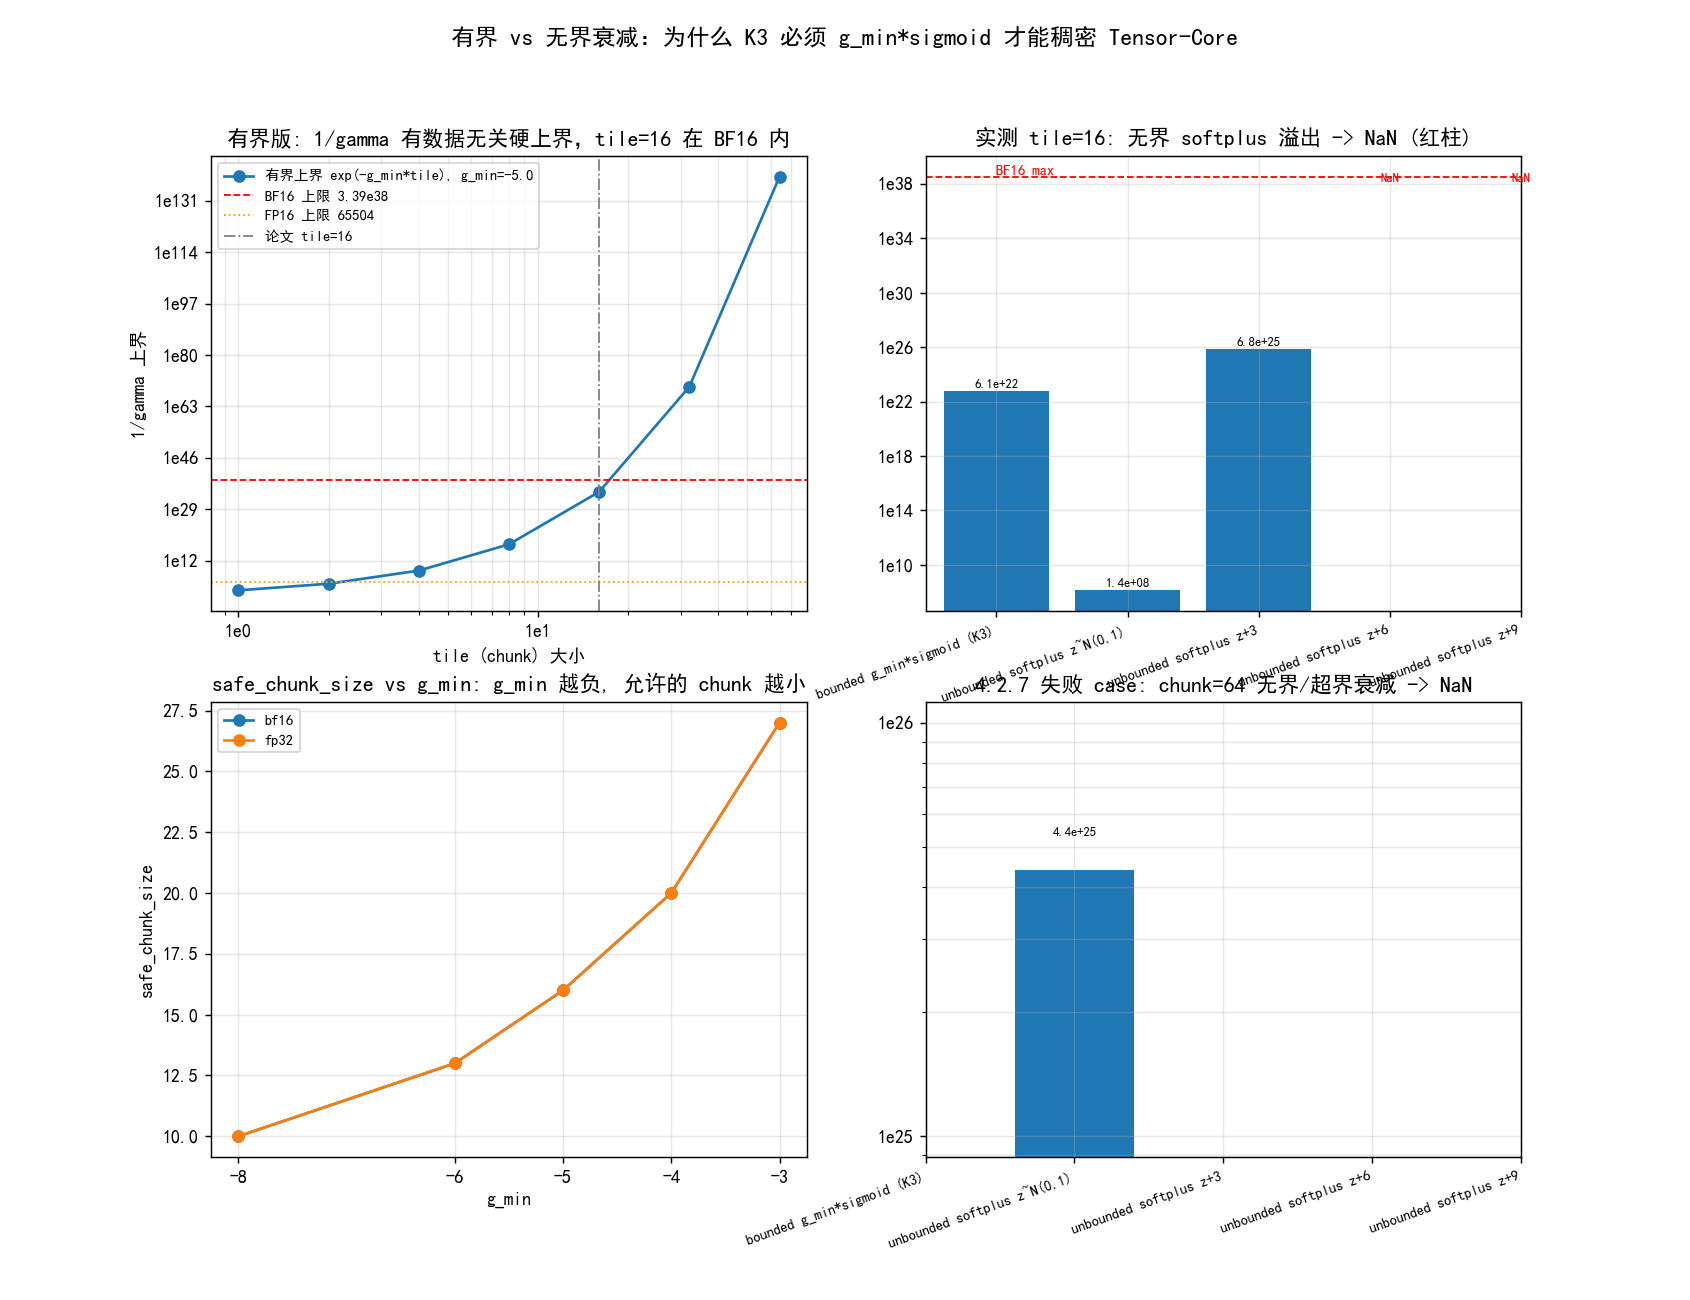

Write Python code to recreate this figure.
# -*- coding: utf-8 -*-
"""有界 vs 无界衰减的数值稳定性图 —— 回答 Q4/Q5/Q6（对应 KDA 文档 §4.2.7 / §4.2.5 / §4.2.4）。

核心问题：Kimi Linear 用无界 softplus g = -exp(A)*softplus(z)，累积衰减乘积下溢、
其倒数（K/Gamma 的重缩放）上溢，迫使对角 tile 走显式 position-pair 路径；
K3 改用有界 g = g_min*sigmoid(exp(A)z)，把 log-decay 锁在 (g_min, 0)，从而
每个因果 tile（含对角）都能用稠密 Tensor-Core matmul 计算。

本脚本用真实 kda_chunkwise 跑四种门控，在同一张图里展示：
  1. 1/gamma 上界 vs dtype 上限（对数坐标）：有界版是"数据无关"的硬上界 exp(-g_min*tile)，
     无界版随 z 无限制增长。
  2. 实测：tile=16（论文 tile）下，无界 softplus 在 z 偏移大时 1/gamma -> inf、输出 NaN；
     有界 g_min=-5 永远安全。
  3. safe_chunk_size vs g_min：g_min 越负，允许的 chunk 越小。
  4. 4.2.7 的失败 case：unbounded, chunk=64 -> NaN。
"""

from __future__ import annotations

import math
import os
import sys

HERE = os.path.dirname(os.path.abspath(__file__))
sys.path.insert(0, "src")
sys.path.insert(0, HERE)

import torch

# 必须在 pyplot 真正绘图前配置中文字体，否则中文渲染成方框。
from plot_utils import setup_cjk_font

from matplotlib import pyplot as plt
from matplotlib.ticker import FuncFormatter

from models.llm.kimi_k3.modules.kda_ref import kda_chunkwise, safe_chunk_size, max_reciprocal_decay


def run_cases(b=1, h=2, t=64, dk=16, dv=16, *, chunk=16, seed=0):
    """用真实 kda_chunkwise 跑有界/无界各档门控，返回 (名称, g.min, 1/gamma max, out finite)。"""
    torch.manual_seed(seed)
    q = torch.nn.functional.normalize(torch.randn(b, h, t, dk), dim=-1)
    k = torch.nn.functional.normalize(torch.randn(b, h, t, dk), dim=-1)
    v = torch.randn(b, h, t, dv)
    beta = torch.sigmoid(torch.randn(b, h, t))
    z = torch.randn(b, h, t, dk)

    results = []
    for name, g in [
        ("bounded g_min*sigmoid (K3)", -5.0 * torch.sigmoid(z)),
        ("unbounded softplus z~N(0,1)", -torch.nn.functional.softplus(z)),
        ("unbounded softplus z+3", -torch.nn.functional.softplus(z + 3.0)),
        ("unbounded softplus z+6", -torch.nn.functional.softplus(z + 6.0)),
        ("unbounded softplus z+9", -torch.nn.functional.softplus(z + 9.0)),
    ]:
        o, _ = kda_chunkwise(q, k, v, g, beta, chunk_size=chunk, dtype=torch.float32)
        gc = g.view(b, h, t // chunk, chunk, dk)
        inv = (-gc.cumsum(3)).exp()
        results.append((name, g.min().item(), inv.max().item(), bool(torch.isfinite(o).all()), int(torch.isnan(o).sum())))
    return results


def main():
    torch.set_num_threads(2)
    font = setup_cjk_font()
    print("cjk font:", font)

    log_fmt = FuncFormatter(lambda y, _p: "1e%d" % round(math.log10(y)) if y > 0 else "0")

    fig, ax = plt.subplots(2, 2, figsize=(13, 10))

    # ---- 左上：1/gamma 上界 vs dtype 上限（数据无关的硬上界）----
    g_min = -5.0
    tiles = [1, 2, 4, 8, 16, 32, 64]
    bf16_max = 3.3895e38
    ax[0, 0].loglog(tiles, [max_reciprocal_decay(g_min, t) for t in tiles], marker="o", label=f"有界上界 exp(-g_min*tile), g_min={g_min}")
    ax[0, 0].axhline(bf16_max, ls="--", color="red", lw=1, label="BF16 上限 3.39e38")
    ax[0, 0].axhline(65504, ls=":", color="orange", lw=1, label="FP16 上限 65504")
    ax[0, 0].axvline(16, ls="-.", color="gray", lw=1, label="论文 tile=16")
    ax[0, 0].set_xlabel("tile (chunk) 大小")
    ax[0, 0].set_ylabel("1/gamma 上界")
    ax[0, 0].xaxis.set_major_formatter(log_fmt)
    ax[0, 0].yaxis.set_major_formatter(log_fmt)
    ax[0, 0].set_title("有界版: 1/gamma 有数据无关硬上界，tile=16 在 BF16 内")
    ax[0, 0].legend(fontsize=8)
    ax[0, 0].grid(alpha=0.3, which="both")

    # ---- 右上：实测 1/gamma max（tile=16），无界版溢出 ----
    results = run_cases(chunk=16)
    names = [r[0] for r in results]
    inv_max = [r[2] for r in results]
    finite = [r[3] for r in results]
    xpos = range(len(names))
    ax[0, 1].bar(xpos, inv_max, color=["C0" if f else "red" for f in finite])
    ax[0, 1].set_yscale("log")
    ax[0, 1].yaxis.set_major_formatter(log_fmt)
    ax[0, 1].set_xticks(list(xpos))
    ax[0, 1].set_xticklabels(names, rotation=20, ha="right", fontsize=8)
    ax[0, 1].axhline(3.3895e38, ls="--", color="red", lw=1)
    ax[0, 1].text(0, 3.3895e38, "BF16 max", color="red", fontsize=8, va="bottom")
    for i, (nm, mx, fn) in enumerate(zip(names, inv_max, finite)):
        # 溢出时 mx=inf，直接标 NaN 不放文本坐标（避免 posx/posy 非有限告警）。
        label = "NaN" if (not fn) else "%.1e" % mx
        posy = 1e38 if (not fn) else mx * 1.2
        ax[0, 1].text(i, posy, label, ha="center", va="bottom", fontsize=7, color=("black" if fn else "red"))
    ax[0, 1].set_title("实测 tile=16: 无界 softplus 溢出 -> NaN (红柱)")
    ax[0, 1].grid(alpha=0.3, which="both")

    # ---- 左下：safe_chunk_size vs g_min ----
    gms = [-3.0, -4.0, -5.0, -6.0, -8.0]
    for dt, nm in ((torch.bfloat16, "bf16"), (torch.float32, "fp32")):
        ax[1, 0].plot(gms, [safe_chunk_size(gm, dt) for gm in gms], marker="o", label=nm)
    ax[1, 0].set_xlabel("g_min")
    ax[1, 0].set_ylabel("safe_chunk_size")
    ax[1, 0].set_xticks(gms)
    ax[1, 0].set_title("safe_chunk_size vs g_min: g_min 越负, 允许的 chunk 越小")
    ax[1, 0].legend(fontsize=8)
    ax[1, 0].grid(alpha=0.3)

    # ---- 右下：4.2.7 失败 case —— 无界衰减在 chunk=64 溢出 ----
    res64 = run_cases(chunk=64)
    names64 = [r[0] for r in res64]
    inv64 = [r[2] for r in res64]
    fin64 = [r[3] for r in res64]
    ax[1, 1].bar(range(len(names64)), inv64, color=["C0" if f else "red" for f in fin64])
    ax[1, 1].set_yscale("log")
    ax[1, 1].yaxis.set_major_formatter(log_fmt)
    ax[1, 1].set_xticks(range(len(names64)))
    ax[1, 1].set_xticklabels(names64, rotation=20, ha="right", fontsize=8)
    for i, (nm, mx, fn) in enumerate(zip(names64, inv64, fin64)):
        label = "NaN" if (not fn) else "%.1e" % mx
        posy = 1e38 if (not fn) else mx * 1.2
        ax[1, 1].text(i, posy, label, ha="center", va="bottom", fontsize=7, color=("black" if fn else "red"))
    ax[1, 1].set_title("4.2.7 失败 case: chunk=64 无界/超界衰减 -> NaN")
    ax[1, 1].grid(alpha=0.3, which="both")

    fig.suptitle("有界 vs 无界衰减：为什么 K3 必须 g_min*sigmoid 才能稠密 Tensor-Core", fontsize=13)
    plt.tight_layout()
    out = os.path.join(HERE, "plot_decay_stability.png")
    plt.savefig(out, dpi=130)
    print("saved", out)
    for r in results:
        print(r)
    for r in res64:
        print(r)


if __name__ == "__main__":
    main()
